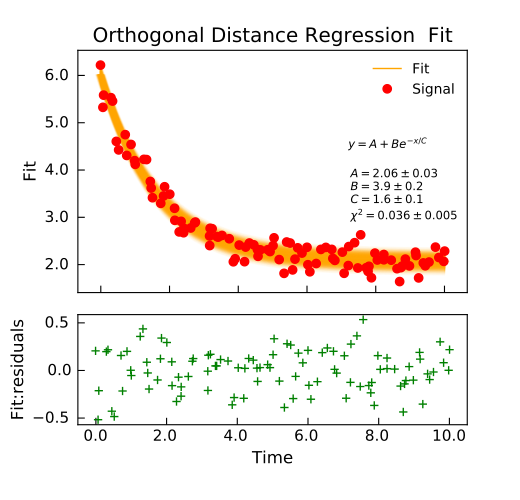

This chart was generated by the following Python code:
"""Simple use of lmfit to fit data."""
from Stoner import Data
from Stoner.plot.utils import errorfill
from numpy import linspace, exp, random

# Make some data
x = linspace(0, 10.0, 101)
y = 2 + 4 * exp(-x / 1.7) + random.normal(scale=0.2, size=101)
x += +random.normal(scale=0.1, size=101)

d = Data(x, y, column_headers=["Time", "Signal"], setas="xy")

d.plot(fmt="ro")  # plot our data

func = lambda x, A, B, C: A + B * exp(-x / C)

# Do the fitting and plot the result
fit = d.odr(
    func, result=True, header="Fit", A=1, B=1, C=1, prefix="Model", residuals=True
)

# Reset labels
d.labels = []

# Make nice two panel plot layout
ax = d.subplot2grid((3, 1), (2, 0))
d.setas = "x..y"
d.plot(fmt="g+")
d.title = ""

# Plot up the data
ax = d.subplot2grid((3, 1), (0, 0), rowspan=2)
d.setas = "xy"
d.plot(fmt="ro")

d.setas = "x.y"
d.plot(plotter=errorfill, yerr=0.2, color="orange")
d.plot(plotter=errorfill, xerr=0.1, color="orange", label=None)
d.xticklabels = [[]]
d.xlabel = ""

# Annotate plot with fitting parameters
d.annotate_fit(func, prefix="Model", x=0.7, y=0.3, fontdict={"size": "x-small"})
text = r"$y=A+Be^{-x/C}$" + "\n\n"
d.text(7.2, 3.9, text, fontdict={"size": "x-small"})
d.title = u"Orthogonal Distance Regression  Fit"
